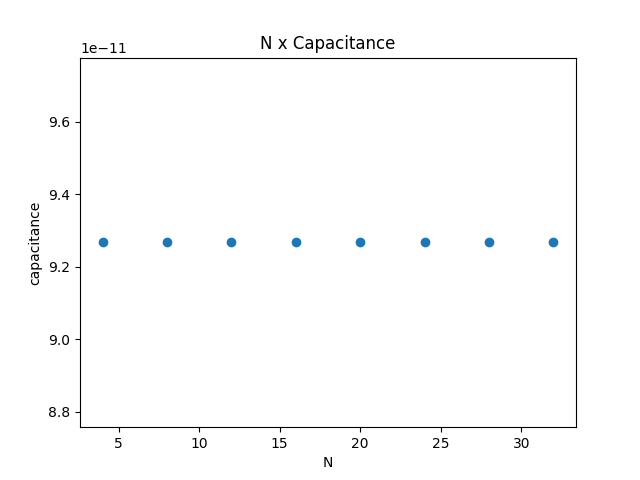

Write Python code to recreate this figure.
from elemag_calculator import ElemagSpaceCalculator
import matplotlib.pyplot as plt
capacitance_list = []
lista_N = list(range(4,33,4)) 
for N in lista_N:
    voltage = 10
    calc = ElemagSpaceCalculator(N = N, L = 0.1, d = 2e-3, Voltage=voltage)

    calc.calculate_a_vector()

    charge = calc.a_vector[calc.M//2:].sum()*(calc.delta**2)
    capacitance = charge/voltage
    print(f"Capacitance using N={N}: ", capacitance)
    capacitance_list.append(capacitance)


plt.title("N x Capacitance")
plt.ylabel("capacitance")
plt.xlabel("N")
plt.ylim(9.26e-11, 9.27e-11)
plt.plot(lista_N,capacitance_list,'o')
plt.show()

# Capacitance using N=4:  9.266709880079397e-11
# Capacitance using N=8:  9.266709880079397e-11
# Capacitance using N=12:  9.266709880079397e-11
# Capacitance using N=16:  9.266709880079397e-11
# Capacitance using N=20:  9.266709880079397e-11
# Capacitance using N=24:  9.266709880079397e-11
# Capacitance using N=28:  9.266709880079397e-11
# Capacitance using N=32:  9.266709880079397e-11
